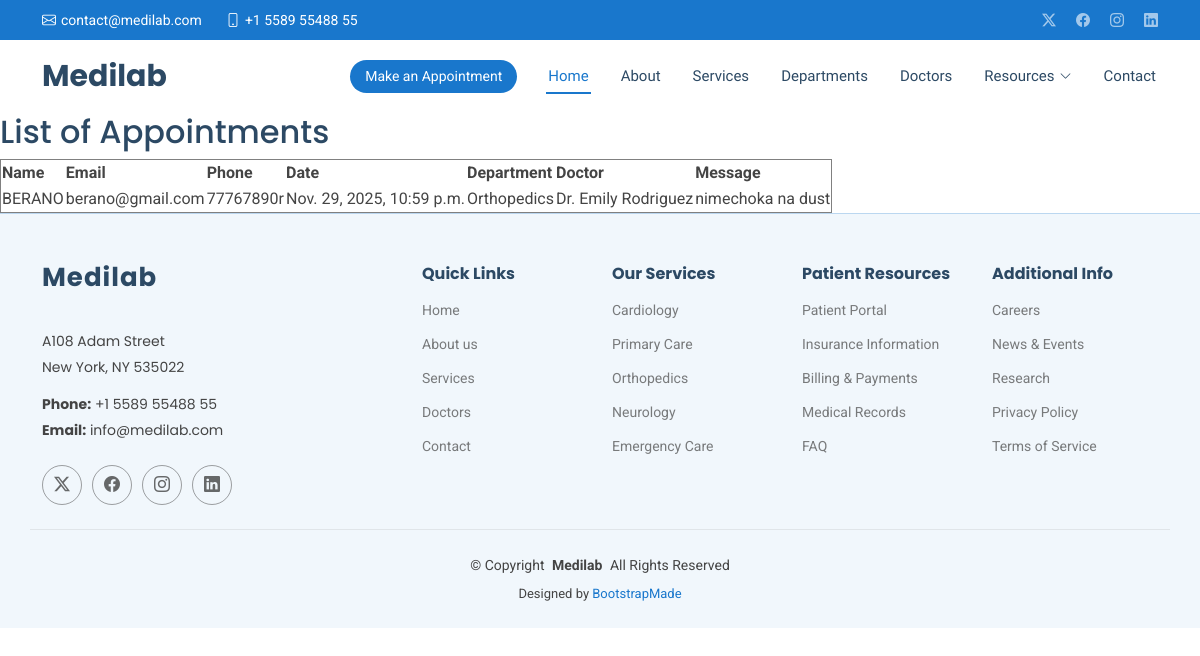
/show/, run on an earlier commit of the app's database.
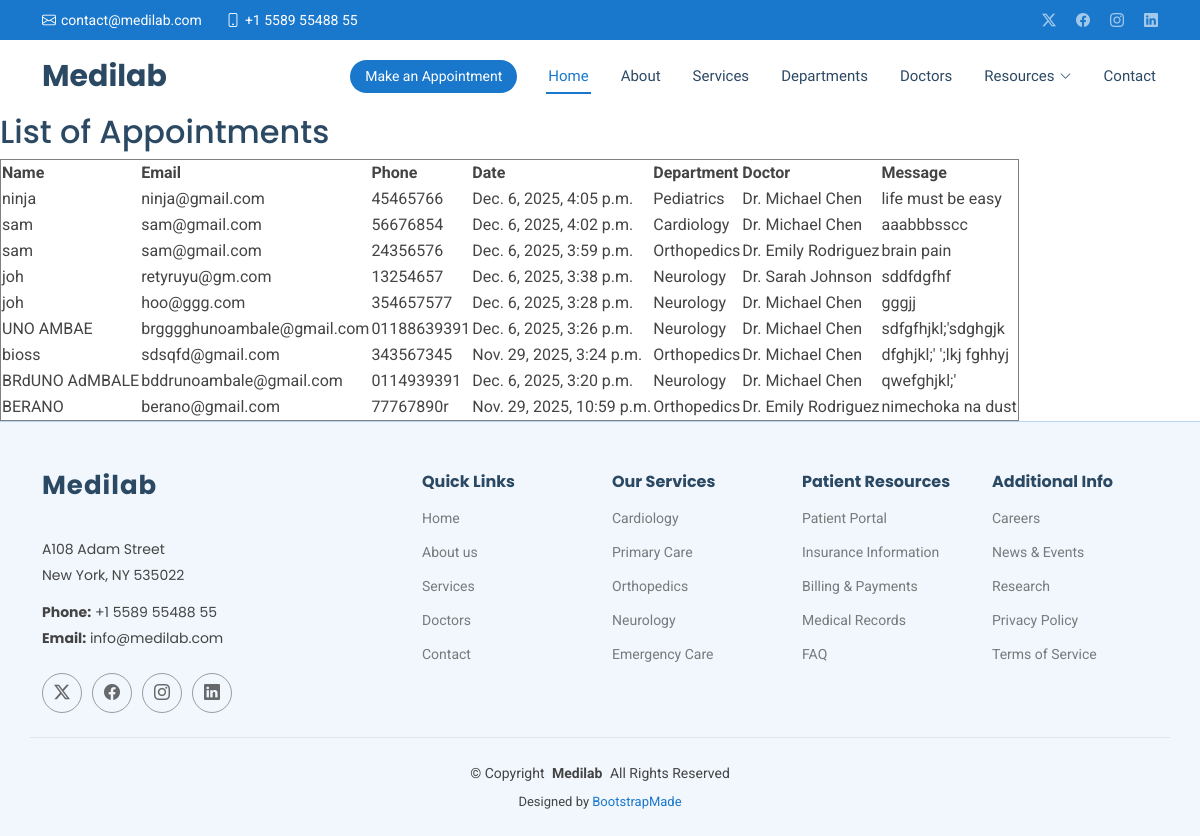
And on a later commit of the database.
### Careapp/models.py (models this page shows, shortened)
class Appoinment_index(models.Model):
    name = models.CharField(max_length=20)
    email = models.EmailField()
    phone = models.CharField(max_length=15)
    date = models.DateTimeField()
    department = models.CharField(max_length=50)
    doctor = models.CharField(max_length=50)
    message = models.TextField()

### Careapp/views.py (the view)
# urls.py: path('show/', views.show, name='show')
def show(request):
    appointment_index = Appoinment_index.objects.all().order_by('-id')
    context = {
        'appointment_index': appointment_index
    }
    return render(request, 'show.html', context)

### Careapp/templates/show.html
{% extends 'index.html' %}
{% load static %}
{% block content %}
<h2>List of Appointments</h2>
<table border="1">
    <tr>
        <th>Name</th>
        <th>Email</th>
        <th>Phone</th>
        <th>Date</th>
        <th>Department</th>
        <th>Doctor</th>
        <th>Message</th>
    </tr>
    {% for appointment in appointment_index %}
    <tr>
        <td>{{ appointment.name }}</td>
        <td>{{ appointment.email }}</td>
        <td>{{ appointment.phone }}</td>
        <td>{{ appointment.date }}</td>
        <td>{{ appointment.department }}</td>
        <td>{{ appointment.doctor }}</td>
        <td>{{ appointment.message }}</td>
    </tr>
    {% endfor %}
</table>
{% endblock %}

### Careapp/templates/index.html (shortened to what this page needs)
<!DOCTYPE html>
<html lang="en">
<head>
  {% load static %}
  <link href="{% static 'assets/vendor/bootstrap/css/bootstrap.min.css' %}" rel="stylesheet">
  <link href="{% static 'assets/vendor/bootstrap-icons/bootstrap-icons.css' %}" rel="stylesheet">
  <link href="{% static 'assets/vendor/aos/aos.css' %}" rel="stylesheet">
  <link href="{% static 'assets/vendor/fontawesome-free/css/all.min.css' %}" rel="stylesheet">
  <link href="{% static 'assets/vendor/glightbox/css/glightbox.min.css' %}" rel="stylesheet">
  <link href="{% static 'assets/vendor/swiper/swiper-bundle.min.css' %}" rel="stylesheet">
  <link href="{% static 'assets/css/main.css' %}" rel="stylesheet">
</head>
<body class="index-page">
  <header id="header" class="header sticky-top">
    <div class="topbar d-flex align-items-center">
      <div class="container d-flex justify-content-center justify-content-md-between">
        <div class="contact-info d-flex align-items-center">
          <i class="bi bi-envelope d-flex align-items-center"><a href="mailto:contact@example.com">contact@medilab.com</a></i>
          <i class="bi bi-phone d-flex align-items-center ms-4"><span>+1 5589 55488 55</span></i>
        </div>
        <div class="social-links d-none d-md-flex align-items-center">
          <a href="#" class="twitter"><i class="bi bi-twitter-x"></i></a>
          <a href="#" class="facebook"><i class="bi bi-facebook"></i></a>
          <a href="#" class="instagram"><i class="bi bi-instagram"></i></a>
          <a href="#" class="linkedin"><i class="bi bi-linkedin"></i></a>
        </div>
      </div>
    </div>
    <div class="branding d-flex align-items-center">
      <div class="container position-relative d-flex align-items-center justify-content-between">
        <a href="index.html" class="logo d-flex align-items-center me-auto">
          <h1 class="sitename">Medilab</h1>
        </a>
        <nav id="navmenu" class="navmenu">
          <ul>
            <li><a href="#hero" class="active">Home<br></a></li>
            <li><a href="{% url 'about' %}">About</a></li>
            <li><a href="{% url 'services' %}">Services</a></li>
            <li><a href="{% url 'departments' %}">Departments</a></li>
            <li><a href="{% url 'doctors' %}">Doctors</a></li>
            <li class="dropdown"><a href="#"><span>Resources</span> <i class="bi bi-chevron-down toggle-dropdown"></i></a>
            </li>
            <li><a href="{% url 'contact' %}">Contact</a></li>
          </ul>
        </nav>
        <a class="cta-btn d-none d-sm-block" href="{% url 'appointment' %}">Make an Appointment</a>
      </div>
    </div>
  </header>
  {% block content %}{% endblock %}
  <footer id="footer" class="footer light-background">
    <div class="container footer-top">
      <div class="row gy-4">
        <div class="col-lg-4 col-md-6 footer-about">
          <a href="index.html" class="logo d-flex align-items-center">
            <span class="sitename">Medilab</span>
          </a>
          <div class="footer-contact pt-3">
            <p>A108 Adam Street</p>
            <p>New York, NY 535022</p>
            <p class="mt-3"><strong>Phone:</strong> <span>+1 5589 55488 55</span></p>
            <p><strong>Email:</strong> <span>info@medilab.com</span></p>
          </div>
          <div class="social-links d-flex mt-4">
            <a href=""><i class="bi bi-twitter-x"></i></a>
            <a href=""><i class="bi bi-facebook"></i></a>
            <a href=""><i class="bi bi-instagram"></i></a>
            <a href=""><i class="bi bi-linkedin"></i></a>
          </div>
        </div>
        <div class="col-lg-2 col-md-3 footer-links">
          <h4>Quick Links</h4>
          <ul>
            <li><a href="#hero">Home</a></li>
            <li><a href="#about">About us</a></li>
            <li><a href="#services">Services</a></li>
            <li><a href="#doctors">Doctors</a></li>
            <li><a href="#contact">Contact</a></li>
          </ul>
        </div>
        <div class="col-lg-2 col-md-3 footer-links">
          <h4>Our Services</h4>
          <ul>
            <li><a href="#services">Cardiology</a></li>
            <li><a href="#services">Primary Care</a></li>
            <li><a href="#services">Orthopedics</a></li>
            <li><a href="#services">Neurology</a></li>
            <li><a href="#services">Emergency Care</a></li>
          </ul>
        </div>
        <div class="col-lg-2 col-md-3 footer-links">
          <h4>Patient Resources</h4>
          <ul>
            <li><a href="#">Patient Portal</a></li>
            <li><a href="#">Insurance Information</a></li>
            <li><a href="#">Billing & Payments</a></li>
            <li><a href="#">Medical Records</a></li>
            <li><a href="#faq">FAQ</a></li>
          </ul>
        </div>
        <div class="col-lg-2 col-md-3 footer-links">
          <h4>Additional Info</h4>
          <ul>
            <li><a href="#">Careers</a></li>
            <li><a href="#">News & Events</a></li>
            <li><a href="#">Research</a></li>
            <li><a href="#">Privacy Policy</a></li>
            <li><a href="#">Terms of Service</a></li>
          </ul>
        </div>
      </div>
    </div>
    <div class="container copyright text-center mt-4">
      <p>© <span>Copyright</span> <strong class="px-1 sitename">Medilab</strong> <span>All Rights Reserved</span></p>
      <div class="credits">
        Designed by <a href="https://bootstrapmade.com/">BootstrapMade</a>
      </div>
    </div>
  </footer>
</body>
</html>

What changed in the data, as far as the page shows it:
added Appoinment_index: name "ninja", email "ninja@gmail.com", phone "45465766", date "Dec. 6, 2025, 4:05 p.m.", department "Pediatrics", doctor "Dr. Michael Chen", message "life must be easy"
added Appoinment_index: name "sam", email "sam@gmail.com", phone "56676854", date "Dec. 6, 2025, 4:02 p.m.", department "Cardiology", doctor "Dr. Michael Chen", message "aaabbbsscc"
added Appoinment_index: name "sam", email "sam@gmail.com", phone "24356576", date "Dec. 6, 2025, 3:59 p.m.", department "Orthopedics", doctor "Dr. Emily Rodriguez", message "brain pain"
added Appoinment_index: name "joh", email "retyruyu@gm.com", phone "13254657", date "Dec. 6, 2025, 3:38 p.m.", department "Neurology", doctor "Dr. Sarah Johnson", message "sddfdgfhf"
added Appoinment_index: name "joh", email "hoo@ggg.com", phone "354657577", date "Dec. 6, 2025, 3:28 p.m.", department "Neurology", doctor "Dr. Michael Chen", message "gggjj"
added Appoinment_index: name "UNO AMBAE", email "brgggghunoambale@gmail.com", phone "01188639391", date "Dec. 6, 2025, 3:26 p.m.", department "Neurology", doctor "Dr. Michael Chen", message "sdfgfhjkl;'sdghgjk"
added Appoinment_index: name "bioss", email "sdsqfd@gmail.com", phone "343567345", date "Nov. 29, 2025, 3:24 p.m.", department "Orthopedics", doctor "Dr. Michael Chen", message "dfghjkl;' ';lkj fghhyj"
added Appoinment_index: name "BRdUNO AdMBALE", email "bddrunoambale@gmail.com", phone "0114939391", date "Dec. 6, 2025, 3:20 p.m.", department "Neurology", doctor "Dr. Michael Chen", message "qwefghjkl;'"
